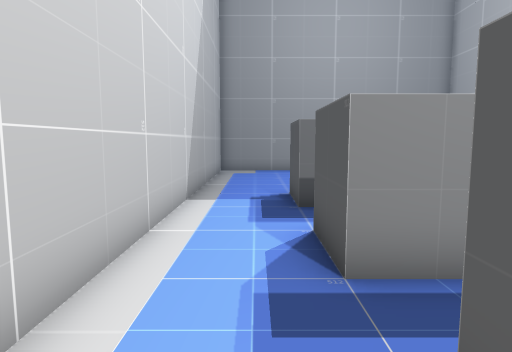
view 1 (above)

17 first-person views from a walk through a Unity game level. The camera is 1.5 m above the floor, tilts 6° down and sees 75° across. The floor is counted in squares, 1 m on a side. Each view is taken from the middle of a square. On the plan, view 1 faces up. The plan holds only what a view shows up to about 15 squares ahead; the rest is blank.

view 2
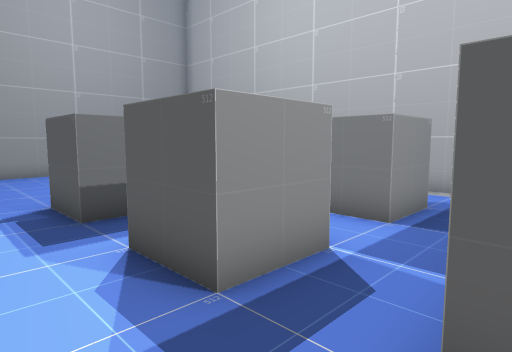

view 3
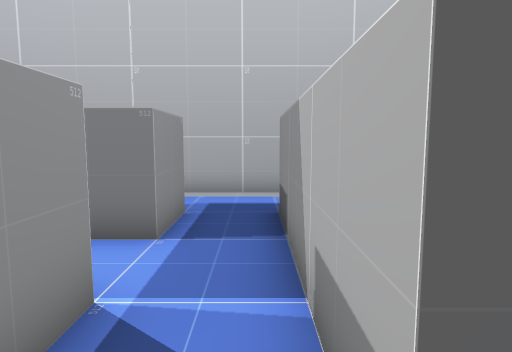

view 4
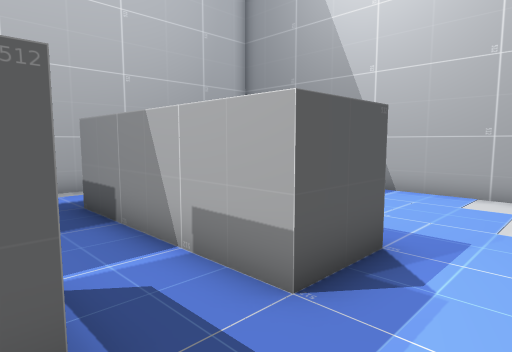

view 5
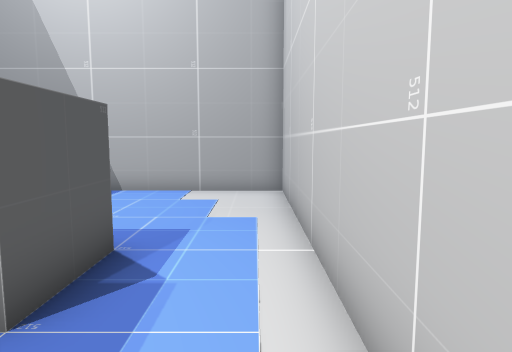

view 6
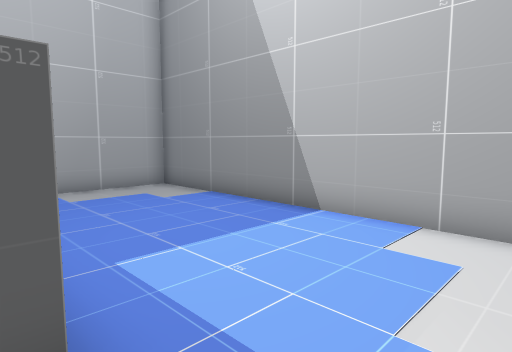

view 7
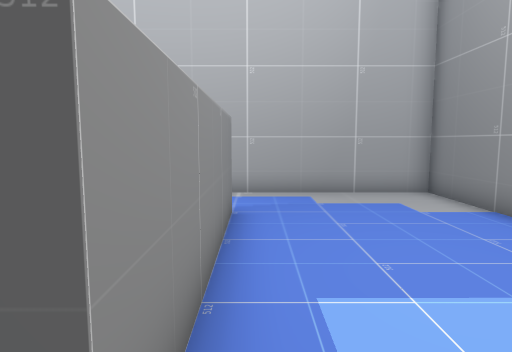

view 8
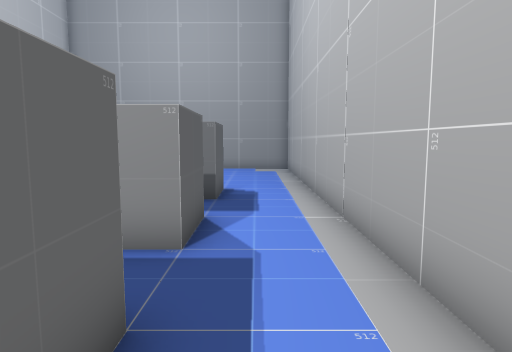

view 9
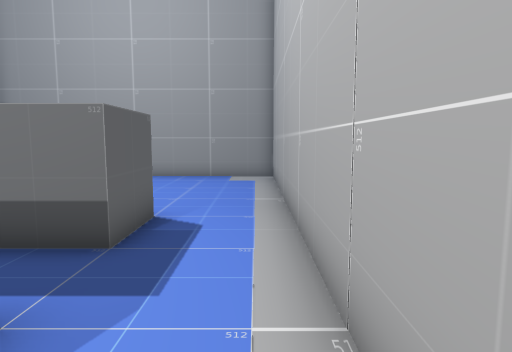

view 10
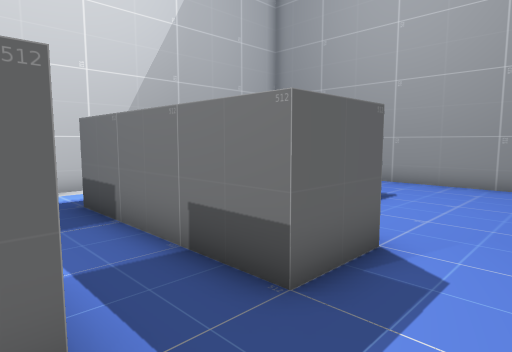

view 11
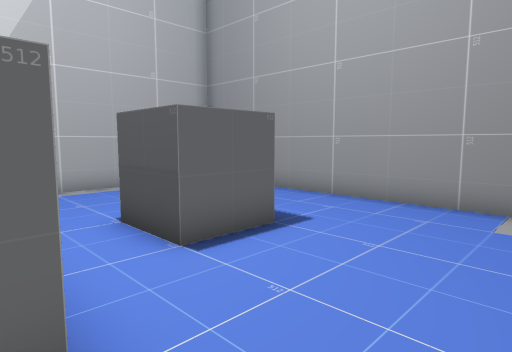

view 12
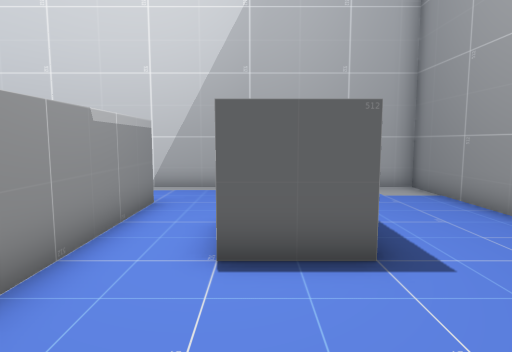

view 13
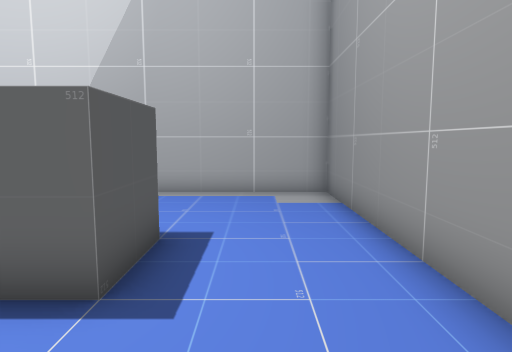

view 14
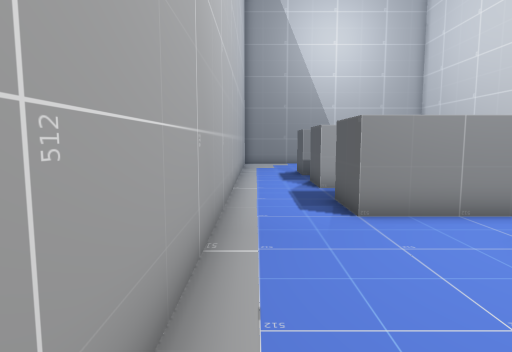

view 15
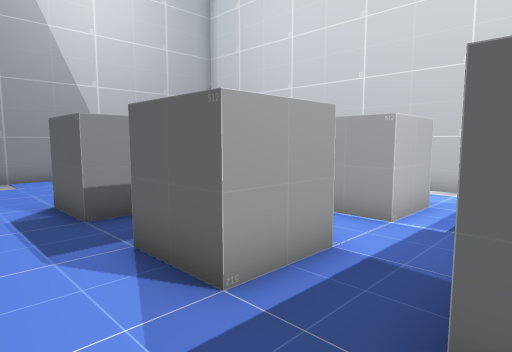

view 16
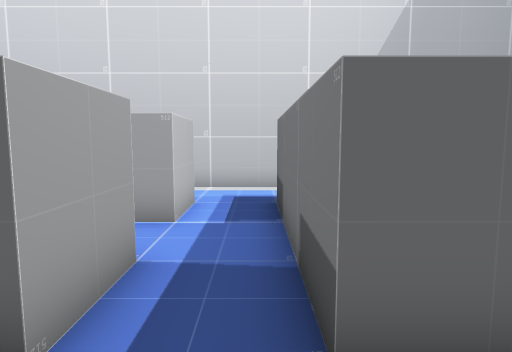

view 17
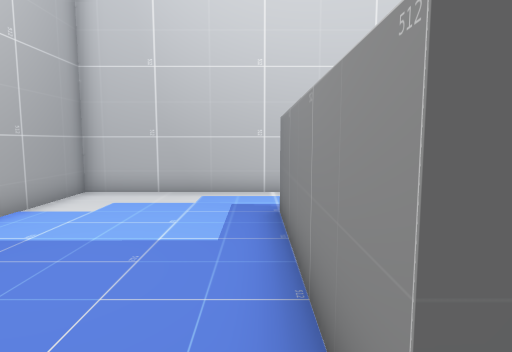

### Floor plan
Points are (right, up) in squares from view 1. A wall is a line through its corners. A room is listed if a view was taken in it or the views show most of it. See-through windows are left out.
Room 1 (views 1, 2, 3, 4, 5, 6, 9, 10)
walls: (3, 3.5) (1, 3.5) (1, 5.5); (3, 5.5) (3, 4.2); (7, 5.5) (7, 3.5) (5, 3.5) (5, 4.9); (1, -0.5) (1, 1.5) (7, 1.5) (7, -0.5); (-1.8, 5.6) (-1.8, -0.6); (9.7, -0.6) (9.7, 5.4)
ways out: opening at (-0.5, 0.5) to room 2; opening at (8.5, 0.5) to room 2; opening at (-0.5, 4.5) to room 3; opening at (4, 4.5) to room 3; opening at (8.5, 4.5) to room 3
Room 2 (views 7, 8, 17)
walls: (7, -0.5) (1, -0.5); (-1.8, -0.6) (-1.8, -6.1) (9.7, -6.1) (9.7, -0.6)
ways out: opening at (-0.5, 0.5) to room 1; opening at (8.5, 0.5) to room 1
Room 3 (views 11, 15, 16)
walls: (4.9, 5.5) (7, 5.5); (1, 5.5) (3, 5.5); (7, 9.5) (7, 7.5) (1, 7.5) (1, 9.5); (9.7, 5.4) (9.7, 9.6); (-1.8, 9.6) (-1.8, 5.6)
ways out: opening at (-0.5, 4.5) to room 1; opening at (4, 4.5) to room 1; opening at (8.5, 4.5) to room 1; opening at (-0.5, 8.5) to room 4; opening at (8.5, 8.5) to room 4
Room 4 (views 12, 13, 14)
walls: (2.9, 13.5) (5, 13.5) (5, 11.5) (2.9, 11.5); (1, 9.5) (7, 9.5); (9.7, 9.6) (9.7, 17.1) (-1.8, 17.1) (-1.8, 9.6)
ways out: opening at (-0.5, 8.5) to room 3; opening at (8.5, 8.5) to room 3

Positions as (right, up) in squares from view 1, and headings:
1: (0, 0), facing up
2: (-1, 1), facing up-right
3: (0, 2), facing right
4: (-1, 4), facing down-right
5: (-1, 4), facing down
6: (-1, 0), facing down-right
7: (0, -1), facing right
8: (8, -1), facing up
9: (9, 3), facing up
10: (9, 5), facing up-left
11: (9, 9), facing up-left
12: (9, 12), facing left
13: (8, 15), facing left
14: (9, 16), facing down
15: (9, 8), facing down-left
16: (9, 7), facing left
17: (8, -1), facing left
